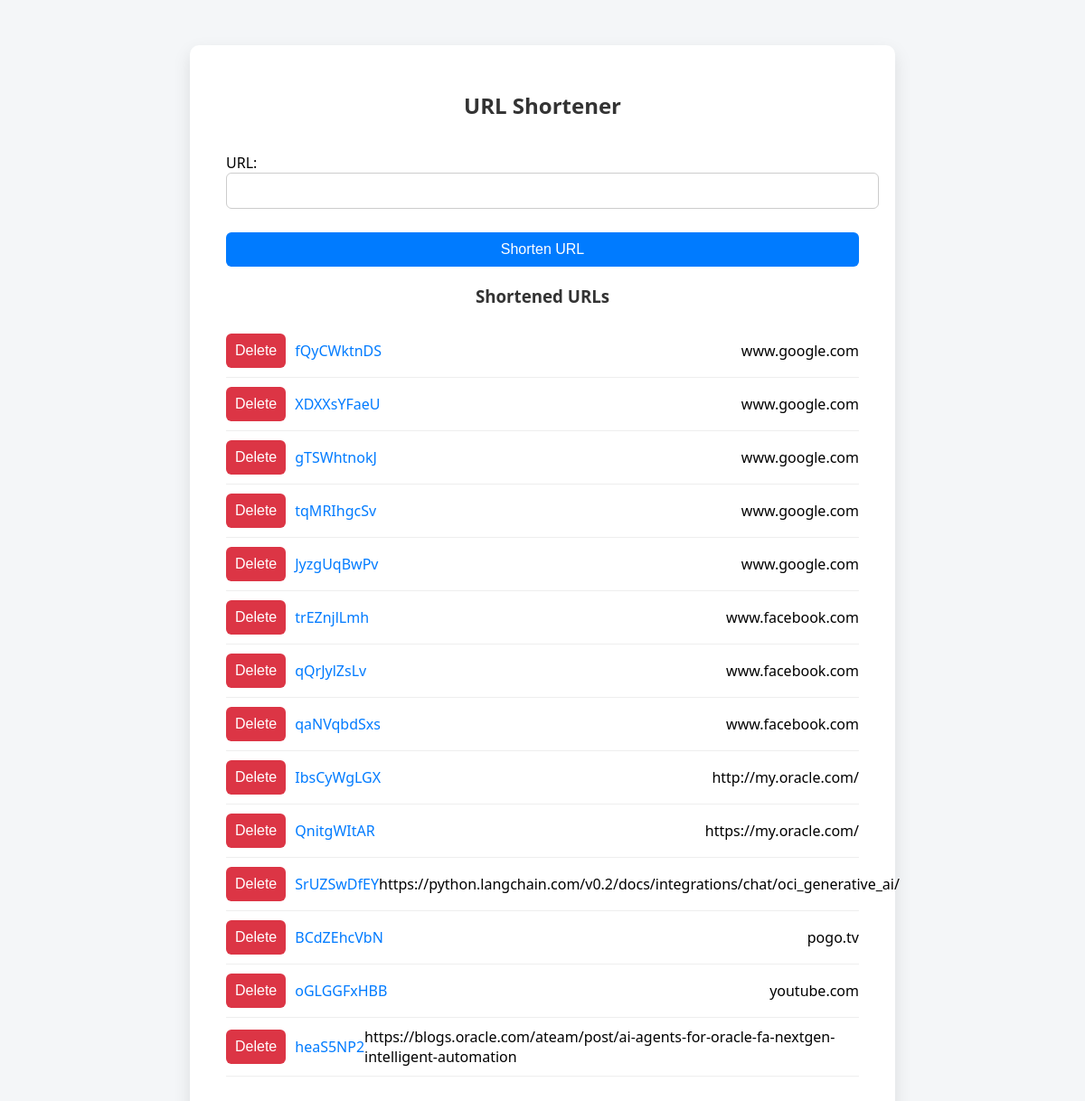
/urlShort/, run on an earlier commit of the app's database.
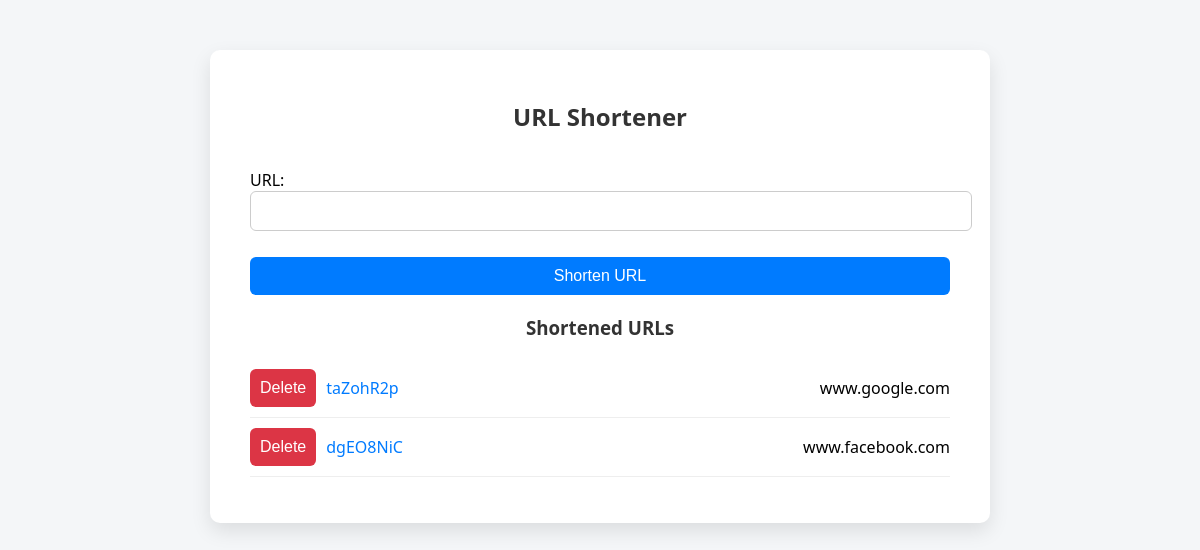
And on a later commit of the database.
### url/models.py (models this page shows)
class UrlData(models.Model):
    url = models.CharField(max_length=200)
    slug = models.CharField(max_length=15)

### url/views.py (the view)
# urls.py: path("", views.urlShort, name="home"),
def urlShort(request):
    if request.method == 'POST':
        form = Url(request.POST)
        if form.is_valid():
            url = form.cleaned_data["url"]
            existing_url = UrlData.objects.filter(url=url).first()
            if existing_url:
                return HttpResponse(f"URL already exists with short link: /{existing_url.slug}", status=400)
            slug = generate_short_slug(url)
            while UrlData.objects.filter(slug=slug).exists():
                slug = generate_short_slug(url + str(random.randint(0, 1000)))
            new_url = UrlData(url=url, slug=slug)
            new_url.save()
            return redirect("http://127.0.0.1:8000/urlShort")
    else:
        form = Url()
    data = UrlData.objects.all()
    context = {'form': form, 'data': data}
    return render(request, 'index.html', context)

### url/forms.py
class Url(forms.Form):
    url = forms.CharField(label="URL")

### url/templates/index.html (shortened to what this page needs)
<!DOCTYPE html>
<html lang="en">
<head>
</head>
<body>
    <div class="container">
        <h2>URL Shortener</h2>
        <form method="POST">
            {{ form.as_p }}
            <button type="submit">Shorten URL</button>
        </form>
        <h3>Shortened URLs</h3>
        <ul>
            {% for url in data %}
            <li>
                <div class="url-actions">
                    <form method="POST" action="{% url 'url:delete' url.slug %}">
                        <button type="submit" class="delete-btn">Delete</button>
                    </form>
                    <a href="{% url 'url:redirect' url.slug %}" target="_blank">{{ url.slug }}</a>
                </div>
                <span>{{ url.url }}</span>
            </li>
            {% endfor %}
        </ul>
    </div>
</body>
</html>

### url/templates/index.html (style rules this page uses)
body { font-family: 'Segoe UI', Tahoma, Geneva, Verdana, sans-serif; background-color: #f4f6f8; margin: 0; padding: 0; }
.container { max-width: 700px; margin: 50px auto; background: #fff; padding: 30px 40px; box-shadow: 0 8px 20px rgba(0, 0, 0, 0.1); border-radius: 10px; }
h2, h3 { text-align: center; color: #333; }
form { margin-bottom: 20px; display: flex; flex-direction: column; gap: 10px; }
input[type="text"], input[type="url"] { padding: 10px; font-size: 16px; border: 1px solid #ccc; border-radius: 6px; width: 100%; }
button { padding: 10px; background-color: #007bff; color: white; border: none; border-radius: 6px; font-size: 16px; cursor: pointer; transition: background-color 0.3s ease; }
button.delete-btn { background-color: #dc3545; }
ul { list-style: none; padding: 0; }
li { padding: 10px 0; border-bottom: 1px solid #eee; display: flex; justify-content: space-between; align-items: center; }
li a { color: #007bff; text-decoration: none; margin-left: 10px; }
.url-actions { display: flex; align-items: center; }
.url-actions form { margin: 0; }

What changed in the data, as far as the page shows it:
removed UrlData: slug "fQyCWktnDS", url "www.google.com"
removed UrlData: slug "XDXXsYFaeU", url "www.google.com"
removed UrlData: slug "gTSWhtnokJ", url "www.google.com"
removed UrlData: slug "tqMRIhgcSv", url "www.google.com"
removed UrlData: slug "JyzgUqBwPv", url "www.google.com"
removed UrlData: slug "trEZnjlLmh", url "www.facebook.com"
removed UrlData: slug "qQrJylZsLv", url "www.facebook.com"
removed UrlData: slug "qaNVqbdSxs", url "www.facebook.com"
removed UrlData: slug "IbsCyWgLGX", url "http://my.oracle.com/"
removed UrlData: slug "QnitgWItAR", url "https://my.oracle.com/"
removed UrlData: slug "SrUZSwDfEY", url "https://python.langchain.com/v0.2/docs/integrations/chat/oci_generative_ai/"
removed UrlData: slug "BCdZEhcVbN", url "pogo.tv"
removed UrlData: slug "oGLGGFxHBB", url "youtube.com"
removed UrlData: slug "heaS5NP2", url "https://blogs.oracle.com/ateam/post/ai-agents-for-oracle-fa-nextgen-intelligent-automation"
added UrlData: slug "taZohR2p", url "www.google.com"
added UrlData: slug "dgEO8NiC", url "www.facebook.com"
